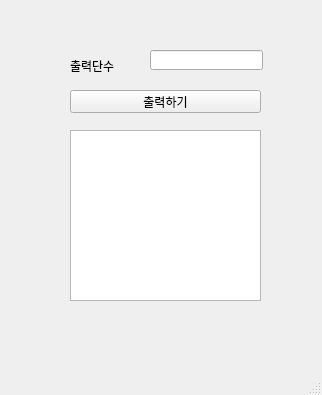
<?xml version="1.0" encoding="UTF-8"?>
<ui version="4.0">
 <class>MainWindow</class>
 <widget class="QMainWindow" name="MainWindow">
  <property name="geometry">
   <rect>
    <x>0</x>
    <y>0</y>
    <width>322</width>
    <height>395</height>
   </rect>
  </property>
  <property name="windowTitle">
   <string>MainWindow</string>
  </property>
  <widget class="QWidget" name="centralwidget">
   <widget class="QLabel" name="lb1">
    <property name="geometry">
     <rect>
      <x>70</x>
      <y>60</y>
      <width>56</width>
      <height>12</height>
     </rect>
    </property>
    <property name="text">
     <string>출력단수</string>
    </property>
   </widget>
   <widget class="QLineEdit" name="le">
    <property name="geometry">
     <rect>
      <x>150</x>
      <y>50</y>
      <width>113</width>
      <height>20</height>
     </rect>
    </property>
   </widget>
   <widget class="QPushButton" name="pb">
    <property name="geometry">
     <rect>
      <x>70</x>
      <y>90</y>
      <width>191</width>
      <height>23</height>
     </rect>
    </property>
    <property name="text">
     <string>출력하기</string>
    </property>
   </widget>
   <widget class="QTextEdit" name="te">
    <property name="geometry">
     <rect>
      <x>70</x>
      <y>130</y>
      <width>191</width>
      <height>171</height>
     </rect>
    </property>
   </widget>
  </widget>
  <widget class="QMenuBar" name="menubar">
   <property name="geometry">
    <rect>
     <x>0</x>
     <y>0</y>
     <width>322</width>
     <height>21</height>
    </rect>
   </property>
  </widget>
  <widget class="QStatusBar" name="statusbar"/>
 </widget>
 <resources/>
 <connections/>
 <slots>
  <slot>myclick()</slot>
 </slots>
</ui>
